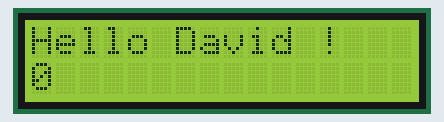
Recording of a sketch running on a simulated Arduino Uno, built with avr-gcc and run on an emulated ATmega328P. Parts: 16×2 character LCD.

Above: at 0.1 s.
At 4.1 s:
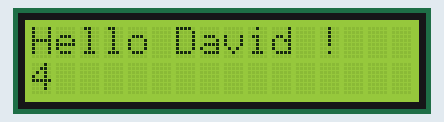
At 9.1 s:
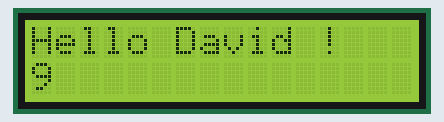
At 19.1 s:
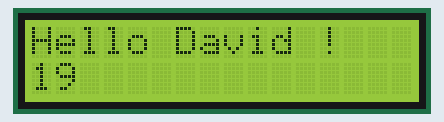
At 29.1 s:
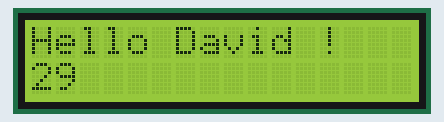
At 39.1 s:
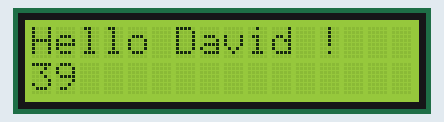

The sketch:

lcd_screen_hello_David.ino
```cpp
#include <Wire.h>
#include <LiquidCrystal_I2C.h>

// Set the LCD address to 0x27 for a 16 chars and 2 line display
LiquidCrystal_I2C lcd(0x27, 16, 2);

void setup()
{
	// initialize the LCD
	lcd.init();

	// Turn on the blacklight and print a message.
	lcd.backlight();
	lcd.print("Hello David !");
}

void loop() {
  // set the cursor to column 0, line 1
  // (note: line 1 is the second row, since counting begins with 0):
  lcd.setCursor(0, 1);
  // print the number of seconds since reset:
  lcd.print(millis() / 1000);
}
```

Measured:
- what the display in image 1 shows lasts 1.0 s, from 4.0 s to 5.0 s
